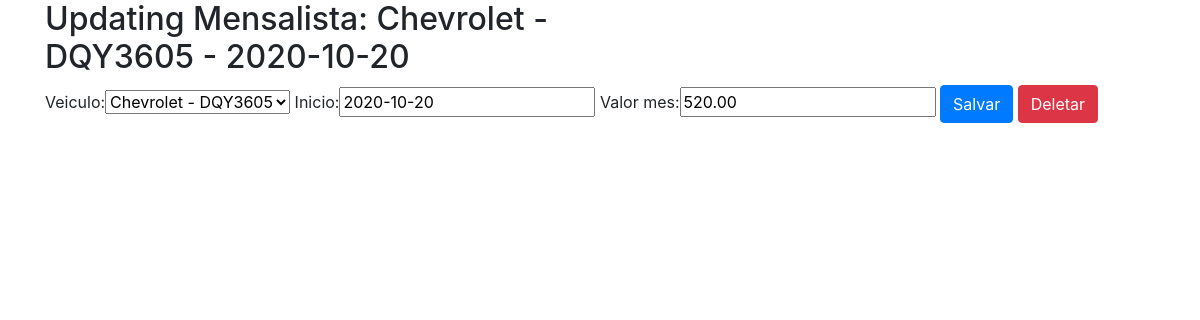
Page /sistema/mensalista-update/2/ (signed in) on the committed database.
### core/models.py (models this page shows, shortened)
class Mensalista(models.Model):
    veiculo = models.ForeignKey(Veiculo, on_delete=models.CASCADE)
    inicio = models.DateField()
    valor_mes = models.DecimalField(max_digits=6, decimal_places=2)
    def __str__(self):
        return str(self.veiculo) + ' - ' + str(self.inicio)

class Veiculo(models.Model):
    marca = models.ForeignKey(Marca, on_delete=models.CASCADE)
    placa = models.CharField(max_length=7)
    proprietario = models.ForeignKey(Pessoa, on_delete=models.CASCADE)
    cor = models.CharField(max_length=15)
    observacoes = models.TextField()
    def __str__(self):
        return self.marca.nome + ' - ' + self.placa

class Marca(models.Model):
    nome = models.CharField(max_length=50)

### core/views.py (the view)
# urls.py: re_path(r'^mensalista-update/(?P<id>\d+)/$', mensalista_update, name='core_mensalista_update'),
@login_required(login_url='/accounts/login/')
def mensalista_update(request, id):
    data = {}
    mensalista = Mensalista.objects.get(id=id)
    form = MensalistaForm(request.POST or None, instance=mensalista)
    data['mensalista'] = mensalista
    data['form'] = form
    if request.method == 'POST':
        if form.is_valid():
            form.save()
            return redirect('core_lista_mensalistas')
    else:
        return render(request, 'core/update_mensalista.html', data)

### core/forms.py
class MensalistaForm(ModelForm):
    class Meta:
        model = Mensalista
        fields = '__all__'

### core/templates/core/update_mensalista.html (shortened to what this page needs)
{% extends 'base.html' %}
{% load bootstrap %}
{% block main %}
    <div class="row">
        <div class="col-sm-6">
            <h2>Updating Mensalista: {{ mensalista }}</h2>
        </div>
    </div>
    <div class="row">
        <div class="col">
            <form action="{% url 'core_mensalista_update' mensalista.id %}" method="POST">
                {{ form|bootstrap }}
                <button type="submit" class="btn btn-primary">Salvar</button>
                <a href="{% url 'core_mensalista_delete' mensalista.id %}" class="btn btn-danger">Deletar</a>
            </form>
        </div>
    </div>
{% endblock %}

### rows in the picture
Mensalista: veiculo+inicio "Chevrolet - DQY3605 - 2020-10-20", veiculo "Chevrolet - DQY3605", inicio "2020-10-20", valor_mes "520.00"
